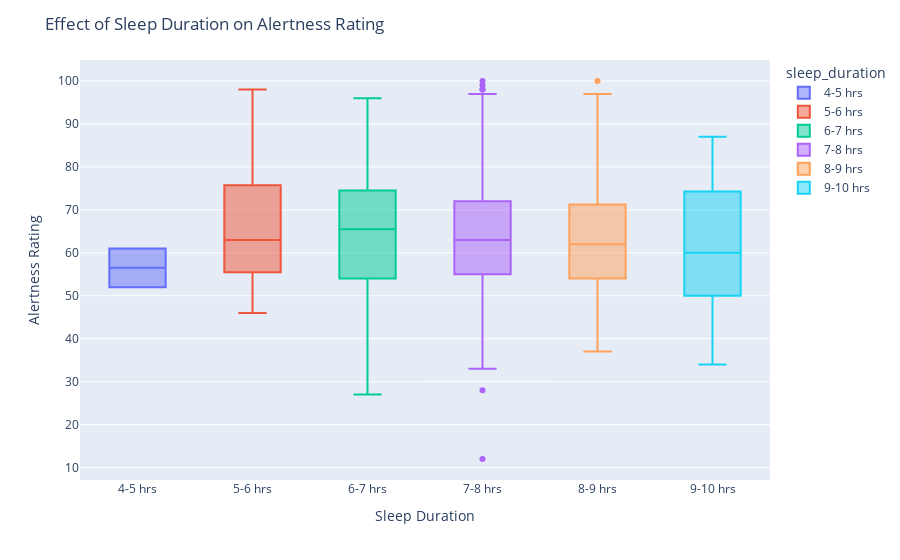

Write notebook code for a chart like this one.
### Code cell
'''This plot shows the effect of average alertness wrt the avg sleep duration of a person.
    We can see that there is no direct effect of longer sleep duration on alertness.
    It  also dependant on the time of sleep (sleep_on_set hr as if a person sleeps late, 
    the sleep efficiency becomes low. so for the same amount of sleep duration the 
    effective time of sleep reduces.'''

# Create a new column for sleep duration category based on SPT
merged_df['sleep_duration'] = pd.cut(merged_df['sleep_period_time'], bins=[4, 5, 6, 7, 8, 9, 10], 
                              labels=['4-5 hrs', '5-6 hrs', '6-7 hrs', '7-8 hrs', '8-9 hrs', '9-10 hrs'])

# Create a box plot of sleep duration category vs. alertness rating
fig = px.box(merged_df, x='sleep_duration', y='alertness_rating', color='sleep_duration', 
             category_orders={'sleep_duration': ['4-5 hrs', '5-6 hrs', '6-7 hrs', '7-8 hrs', '8-9 hrs', '9-10 hrs']})

# Set the plot title and axis labels
fig.update_layout(title='Effect of Sleep Duration on Alertness Rating',
                  xaxis_title='Sleep Duration',
                  yaxis_title='Alertness Rating')

# Show the plot
fig.show()

### Figure 1 — Plotly figure (JSON) as saved in the notebook; plotly's stock layout.template omitted (floating-point values rounded to 4 significant figures; data arrays with more than 128 entries replaced by an {"elided": "..."} marker saying what was removed)
{"data": [{"alignmentgroup": "True", "hovertemplate": "sleep_duration=%{x}<br>alertness_rating=%{y}<extra></extra>", "legendgroup": "4-5 hrs", "marker": {"color": "#636efa"}, "name": "4-5 hrs", "notched": false, "offsetgroup": "4-5 hrs", "orientation": "v", "showlegend": true, "type": "box", "x": ["4-5 hrs", "4-5 hrs"], "x0": " ", "xaxis": "x", "y": [52, 61], "y0": " ", "yaxis": "y"}, {"alignmentgroup": "True", "hovertemplate": "sleep_duration=%{x}<br>alertness_rating=%{y}<extra></extra>", "legendgroup": "5-6 hrs", "marker": {"color": "#EF553B"}, "name": "5-6 hrs", "notched": false, "offsetgroup": "5-6 hrs", "orientation": "v", "showlegend": true, "type": "box", "x": ["5-6 hrs", "5-6 hrs", "5-6 hrs", "5-6 hrs", "5-6 hrs", "5-6 hrs", "5-6 hrs", "5-6 hrs", "5-6 hrs", "5-6 hrs", "5-6 hrs", "5-6 hrs", "5-6 hrs", "5-6 hrs", "5-6 hrs", "5-6 hrs", "5-6 hrs", "5-6 hrs", "5-6 hrs", "5-6 hrs", "5-6 hrs", "5-6 hrs", "5-6 hrs", "5-6 hrs", "5-6 hrs"], "x0": " ", "xaxis": "x", "y": [79, 78, 64, 56, 58, 91, 59, 79, 75, 50, 64, 50, 62, 61, 70, 46, 88, 58, 52, 63, 98, 54, 70, 68, 49], "y0": " ", "yaxis": "y"}, {"alignmentgroup": "True", "hovertemplate": "sleep_duration=%{x}<br>alertness_rating=%{y}<extra></extra>", "legendgroup": "6-7 hrs", "marker": {"color": "#00cc96"}, "name": "6-7 hrs", "notched": false, "offsetgroup": "6-7 hrs", "orientation": "v", "showlegend": true, "type": "box", "x": ["6-7 hrs", "6-7 hrs", "6-7 hrs", "6-7 hrs", "6-7 hrs", "6-7 hrs", "6-7 hrs", "6-7 hrs", "6-7 hrs", "6-7 hrs", "6-7 hrs", "6-7 hrs", "6-7 hrs", "6-7 hrs", "6-7 hrs", "6-7 hrs", "6-7 hrs", "6-7 hrs", "6-7 hrs", "6-7 hrs", "6-7 hrs", "6-7 hrs", "6-7 hrs", "6-7 hrs", "6-7 hrs", "6-7 hrs", "6-7 hrs", "6-7 hrs", "6-7 hrs", "6-7 hrs", "6-7 hrs", "6-7 hrs", "6-7 hrs", "6-7 hrs", "6-7 hrs", "6-7 hrs", "6-7 hrs", "6-7 hrs", "6-7 hrs", "6-7 hrs", "6-7 hrs", "6-7 hrs", "6-7 hrs", "6-7 hrs", "6-7 hrs", "6-7 hrs", "6-7 hrs", "6-7 hrs", "6-7 hrs", "6-7 hrs", "6-7 hrs", "6-7 hrs", "6-7 hrs", "6-7 hrs", "6-7 hrs", "6-7 hrs", "6-7 hrs", "6-7 hrs", "6-7 hrs", "6-7 hrs", "6-7 hrs", "6-7 hrs", "6-7 hrs", "6-7 hrs", "6-7 hrs", "6-7 hrs", "6-7 hrs", "6-7 hrs", "6-7 hrs", "6-7 hrs", "6-7 hrs", "6-7 hrs", "6-7 hrs", "6-7 hrs", "6-7 hrs", "6-7 hrs", "6-7 hrs", "6-7 hrs", "6-7 hrs", "6-7 hrs", "6-7 hrs", "6-7 hrs", "6-7 hrs", "6-7 hrs", "6-7 hrs", "6-7 hrs", "6-7 hrs", "6-7 hrs", "6-7 hrs", "6-7 hrs", "6-7 hrs", "6-7 hrs", "6-7 hrs", "6-7 hrs", "6-7 hrs", "6-7 hrs", "6-7 hrs", "6-7 hrs", "6-7 hrs", "6-7 hrs", "6-7 hrs", "6-7 hrs", "6-7 hrs", "6-7 hrs", "6-7 hrs", "6-7 hrs", "6-7 hrs", "6-7 hrs", "6-7 hrs", "6-7 hrs", "6-7 hrs", "6-7 hrs", "6-7 hrs", "6-7 hrs", "6-7 hrs", "6-7 hrs", "6-7 hrs", "6-7 hrs", "6-7 hrs", "6-7 hrs"], "x0": " ", "xaxis": "x", "y": [34, 53, 51, 52, 80, 44, 79, 67, 68, 53, 44, 82, 72, 48, 81, 44, 56, 79, 89, 50, 78, 68, 66, 70, 69, 57, 84, 74, 69, 65, 82, 66, 57, 53, 69, 59, 90, 71, 50, 90, 52, 55, 58, 54, 88, 58, 48, 70, 57, 59, 66, 52, 43, 70, 59, 78, 78, 66, 78, 27, 50, 40, 72, 85, 77, 95, 70, 56, 47, 77, 52, 51, 68, 56, 66, 43, 49, 54, 62, 63, 55, 53, 49, 60, 56, 60, 79, 71, 72, 62, 73, 59, 85, 77, 79, 62, 64, 77, 73, 70, 37, 76, 56, 70, 52, 75, 70, 95, 82, 65, 51, 96, 55, 68, 81, 68, 68, 56, 65, 62], "y0": " ", "yaxis": "y"}, {"alignmentgroup": "True", "hovertemplate": "sleep_duration=%{x}<br>alertness_rating=%{y}<extra></extra>", "legendgroup": "7-8 hrs", "marker": {"color": "#ab63fa"}, "name": "7-8 hrs", "notched": false, "offsetgroup": "7-8 hrs", "orientation": "v", "showlegend": true, "type": "box", "x": {"elided": "400 str values"}, "x0": " ", "xaxis": "x", "y": {"elided": "400 int values"}, "y0": " ", "yaxis": "y"}, {"alignmentgroup": "True", "hovertemplate": "sleep_duration=%{x}<br>alertness_rating=%{y}<extra></extra>", "legendgroup": "8-9 hrs", "marker": {"color": "#FFA15A"}, "name": "8-9 hrs", "notched": false, "offsetgroup": "8-9 hrs", "orientation": "v", "showlegend": true, "type": "box", "x": {"elided": "253 str values"}, "x0": " ", "xaxis": "x", "y": {"elided": "253 int values"}, "y0": " ", "yaxis": "y"}, {"alignmentgroup": "True", "hovertemplate": "sleep_duration=%{x}<br>alertness_rating=%{y}<extra></extra>", "legendgroup": "9-10 hrs", "marker": {"color": "#19d3f3"}, "name": "9-10 hrs", "notched": false, "offsetgroup": "9-10 hrs", "orientation": "v", "showlegend": true, "type": "box", "x": ["9-10 hrs", "9-10 hrs", "9-10 hrs", "9-10 hrs", "9-10 hrs", "9-10 hrs", "9-10 hrs", "9-10 hrs", "9-10 hrs", "9-10 hrs", "9-10 hrs", "9-10 hrs", "9-10 hrs", "9-10 hrs", "9-10 hrs", "9-10 hrs", "9-10 hrs", "9-10 hrs", "9-10 hrs", "9-10 hrs", "9-10 hrs", "9-10 hrs", "9-10 hrs", "9-10 hrs", "9-10 hrs", "9-10 hrs", "9-10 hrs", "9-10 hrs", "9-10 hrs", "9-10 hrs", "9-10 hrs", "9-10 hrs", "9-10 hrs"], "x0": " ", "xaxis": "x", "y": [74, 78, 53, 66, 68, 54, 50, 78, 50, 50, 58, 44, 84, 68, 82, 54, 58, 47, 49, 46, 45, 87, 77, 58, 62, 65, 34, 69, 50, 62, 84, 75, 60], "y0": " ", "yaxis": "y"}], "layout": {"boxmode": "overlay", "legend": {"title": {"text": "sleep_duration"}, "tracegroupgap": 0}, "margin": {"t": 60}, "title": {"text": "Effect of Sleep Duration on Alertness Rating"}, "xaxis": {"anchor": "y", "categoryarray": ["4-5 hrs", "5-6 hrs", "6-7 hrs", "7-8 hrs", "8-9 hrs", "9-10 hrs"], "categoryorder": "array", "domain": [0, 1], "title": {"text": "Sleep Duration"}}, "yaxis": {"anchor": "x", "domain": [0, 1], "title": {"text": "Alertness Rating"}}}}
